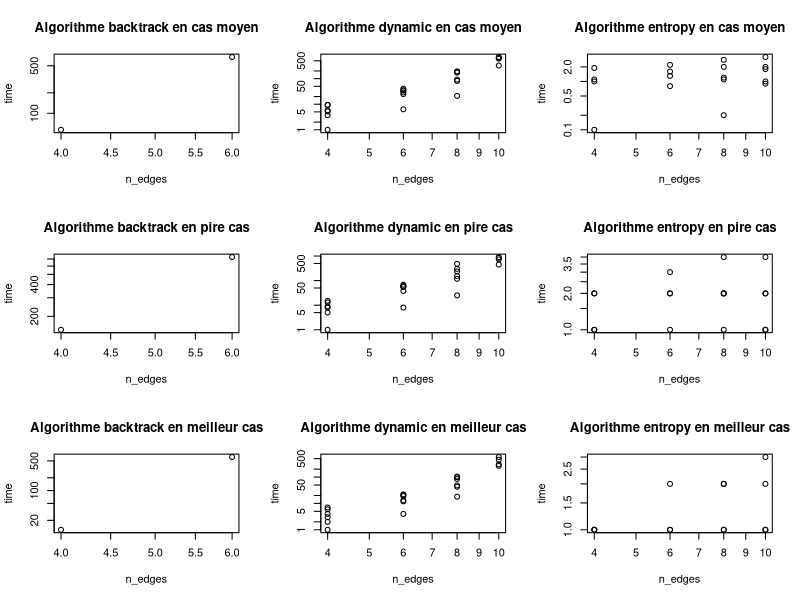
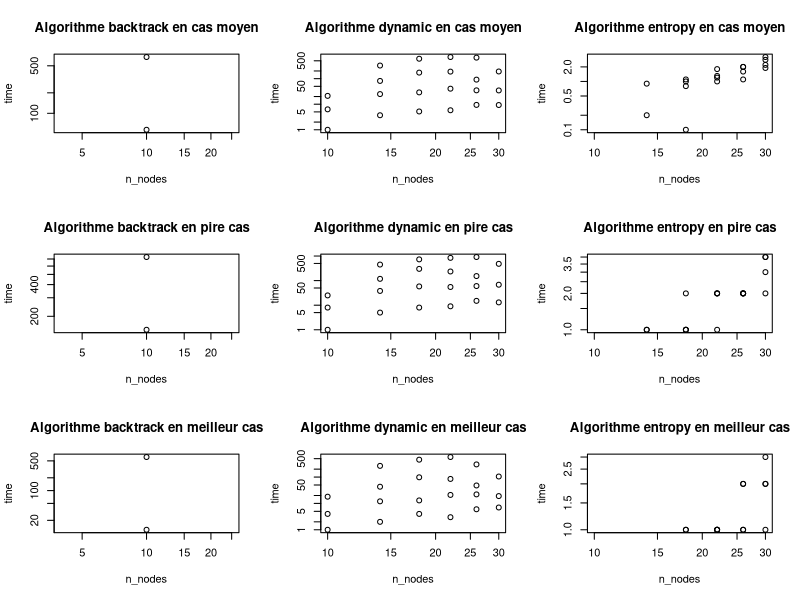
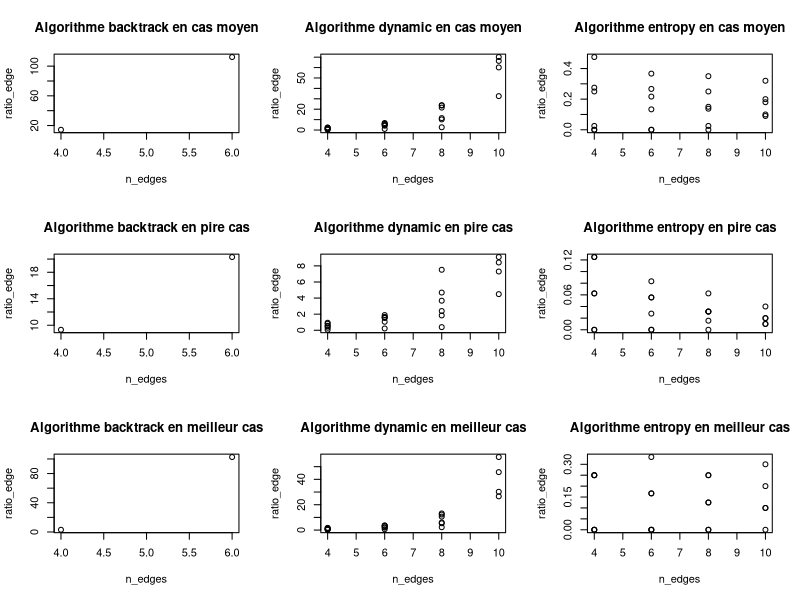
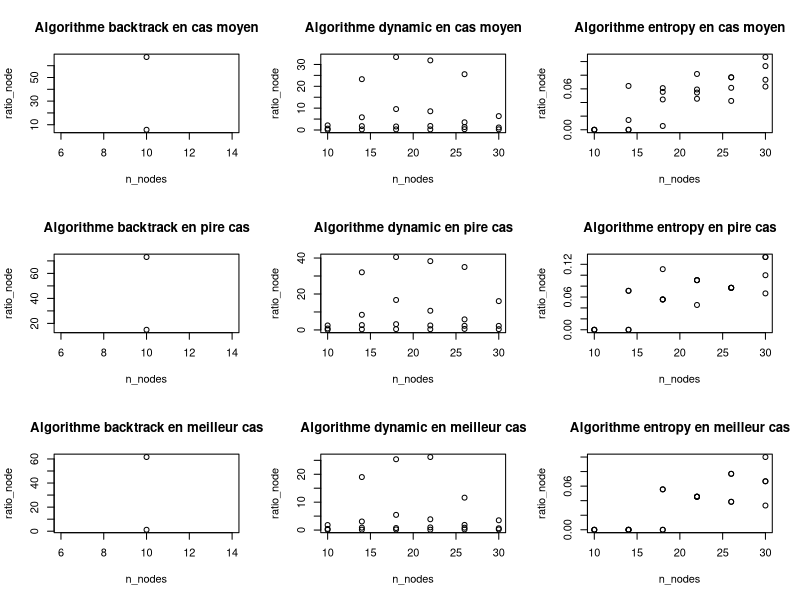
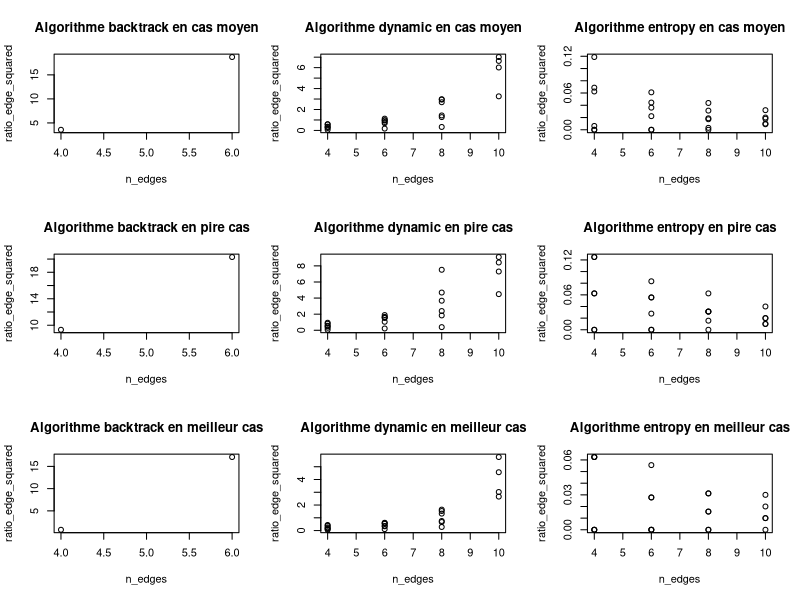
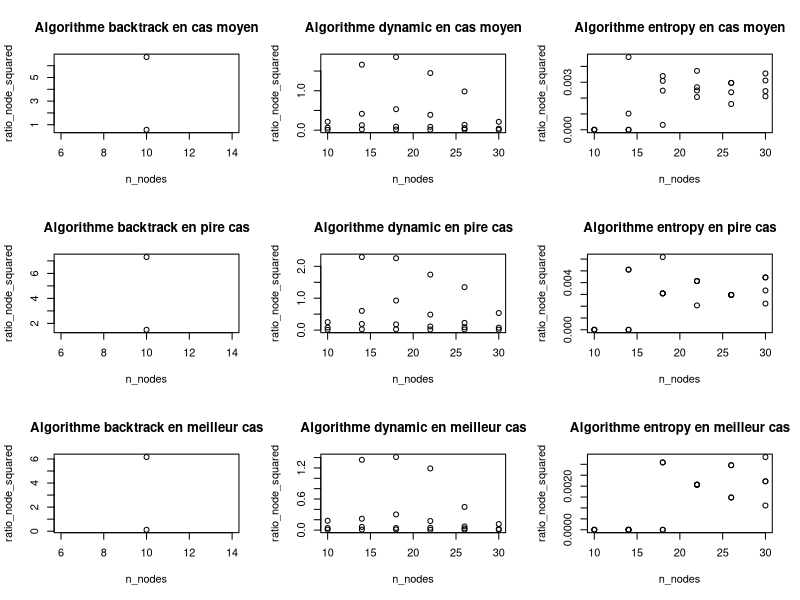
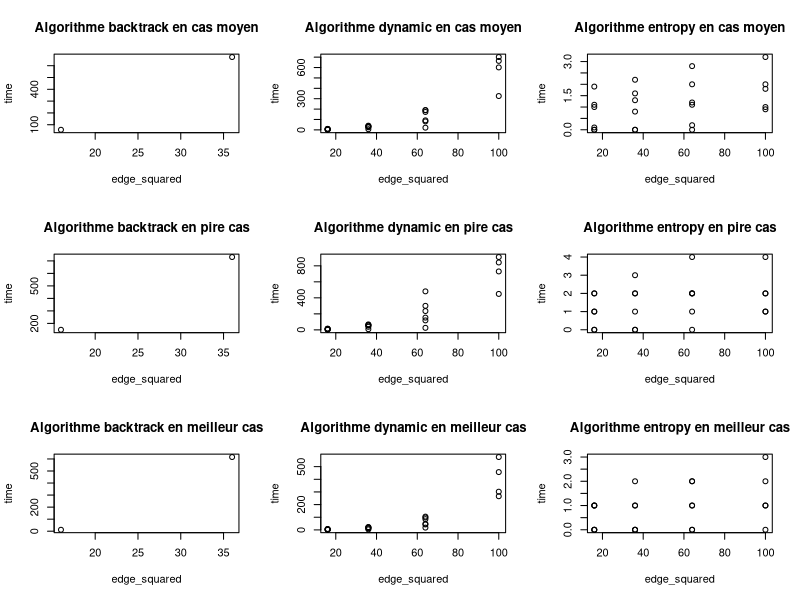
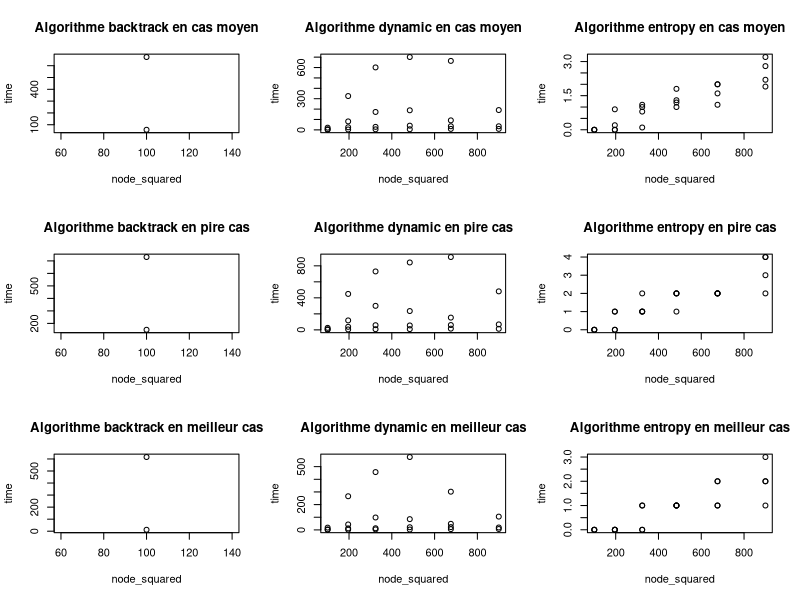

Source code (R) for these figures, in order:
#!/usr/local/bin/Rscript
library(gridExtra)
write_csv <- function(algo, data=avg, cas=boner)
{
	# Select rows where algo == algo
	table <- data[
					  data["algo"] == algo, # Select rows
					  c("n_nodes", "n_edges",  "time") # select columns
				  ]

	# File will be saved in Data/ directory and named with what case it is
	filename = paste(c("Data/",algo,"_",cas), collapse="")

	# Write table to csv file
	csv_filename = paste(c(filename,".csv"), collapse="")
	write.table(table, csv_filename, row.names=FALSE,sep=",")

	# Save pdf of the table
	pdf_filename = paste(c(filename,".pdf"), collapse="")
	pdf(pdf_filename)
	grid.table(table)
	dev.off()
}

plot_algos <- function(filename, data, x="n_edges", y="time", log="")
{
	pdf(filename, width=8.5, height=11)
	par(mfrow=c(3,3))
	# Do each graph except for (Algo=counting, Series=2)
	cas = c("cas moyen","pire cas", "meilleur cas")
	i = 1
	for(d in data){
		for(algo in c("backtrack","dynamic","entropy")){
			title <- paste(c("Algorithme ", algo, " en ", cas[i]), collapse="")
			to_plot <- d[d["algo"]==algo,][,c(x,y)]
			plot(to_plot,log=log, main=title)
		}
		i = i+1
	}
	dev.off()
}



# Read the raw data
df <- read.table("Data/master_data.csv", header = TRUE, sep = ",")

# Aggregate the data with averages for same (series, algorithm)
avgs <- aggregate( df[c("time","number")], by=df[c("algo","n_nodes","n_edges","series")], mean)
avgs <- avgs[order( avgs[,"n_nodes"], avgs[,"n_edges"]),]
avgs$ratio_edge <- avgs$time / avgs$n_edges
avgs$ratio_edge_squared <- (avgs$time) / ( avgs$n_edges ** 2)
avgs$edge_squared <- (avgs$n_edges ** 2)
avgs$ratio_node <- avgs$time / avgs$n_nodes
avgs$node_squared <- avgs$n_nodes ** 2
avgs$ratio_node_squared <- (avgs$time) / (avgs$n_nodes ** 2)
avgs$node_squared_edge <- ((avgs$n_nodes ** 2)*(avgs$n_edges))
avgs$ratio_node_squared_edge <- (avgs$time) / ((avgs$n_nodes ** 2)*(avgs$n_edges))


max <- aggregate( df[c("time")], by=df[c("algo","n_nodes","n_edges","series")], max)
max <- max[order( max[,"n_nodes"], max[,"n_edges"]),]
max$ratio_edge <- max$time / ( max$n_edges ** 2)
max$ratio_edge_squared <- max$time / ( max$n_edges ** 2)
max$edge_squared <- (max$n_edges ** 2)
max$ratio_node <- max$time / max$n_nodes
max$node_squared <- max$n_nodes ** 2
max$ratio_node_squared <- (max$time) / (max$n_nodes ** 2)
max$node_squared_edge <- ((max$n_nodes ** 2)*(max$n_edges))
max$ratio_node_squared_edge <- (max$time) / ((max$n_nodes ** 2)*(max$n_edges))

min <- aggregate( df[c("time")], by=df[c("algo","n_nodes","n_edges","series")], min)
min <- min[order( min[,"n_nodes"], min[,"n_edges"]),]
min$ratio_edge <- min$time / min$n_edges
min$ratio_edge_squared <- (min$time) / ( min$n_edges ** 2)
min$edge_squared <- (min$n_edges ** 2)
min$ratio_node <- min$time / min$n_nodes
min$node_squared <- min$n_nodes ** 2
min$ratio_node_squared <- (min$time) / (min$n_nodes ** 2)
min$node_squared_edge <- ((min$n_nodes ** 2)*(min$n_edges))
min$ratio_node_squared_edge <- (min$time) / ((min$n_nodes ** 2)*(min$n_edges))

data_list = list(avgs,max,min)

# Make a log-log graph
# plot_log_log(filename="Graphs/avg-loglog.pdf", data=avgs)

plot_algos(filename="Graphs/test_log_log_edge.pdf", data=data_list, x="n_edges",y="time", log="xy")
plot_algos(filename="Graphs/test_log_log_nodes.pdf", data=data_list, x="n_nodes", y="time", log="xy")

plot_algos(filename="Graphs/test_ratio_edge.pdf", data=data_list, x="n_edges", y="ratio_edge")
plot_algos(filename="Graphs/test_ratio_node.pdf", data=data_list, x="n_nodes", y="ratio_node")
plot_algos(filename="Graphs/test_ratio_edge_squared.pdf", data=data_list, x="n_edges", y="ratio_edge_squared")
plot_algos(filename="Graphs/test_ratio_node_squared.pdf", data=data_list, x="n_nodes", y="ratio_node_squared")

plot_algos(filename="Graphs/test_const_edge_squared.pdf", data=data_list, x="edge_squared", y="time")
plot_algos(filename="Graphs/test_const_node_squared.pdf", data=data_list, x="node_squared", y="time")
plot_algos(filename="Graphs/test_const_node_squared_edge.pdf", data=data_list, x="node_squared_edge", y="time")


# Write the csv's and the
cas = c("cas moyen","pire cas", "meilleur cas")
i = 1
for(data in data_list){
	for(algo in c("entropy", "backtrack", "dynamic")){
		write_csv(algo=algo, data=data,cas=cas[i])
	}
	i = i+1

}
# avgs[ avgs["algo"] == "dynamic", ]
# max[ max["algo"] == "dynamic", ]
# min[ min["algo"] == "dynamic", ]
